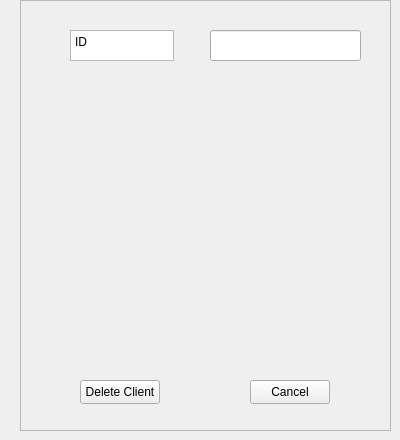
       <widget class="QWidget" name="DeleteClientPage">
        <widget class="QFrame" name="DeleteClient">
         <property name="geometry">
          <rect>
           <x>20</x>
           <y>0</y>
           <width>371</width>
           <height>431</height>
          </rect>
         </property>
         <property name="frameShape">
          <enum>QFrame::StyledPanel</enum>
         </property>
         <property name="frameShadow">
          <enum>QFrame::Raised</enum>
         </property>
         <widget class="QLineEdit" name="ClientDeleteID">
          <property name="geometry">
           <rect>
            <x>190</x>
            <y>30</y>
            <width>151</width>
            <height>31</height>
           </rect>
          </property>
         </widget>
         <widget class="QPushButton" name="ClientDeleteButton">
          <property name="geometry">
           <rect>
            <x>60</x>
            <y>380</y>
            <width>80</width>
            <height>24</height>
           </rect>
          </property>
          <property name="text">
           <string>Delete Client</string>
          </property>
         </widget>
         <widget class="QPushButton" name="ClientDeleteCancel">
          <property name="geometry">
           <rect>
            <x>230</x>
            <y>380</y>
            <width>80</width>
            <height>24</height>
           </rect>
          </property>
          <property name="text">
           <string>Cancel</string>
          </property>
         </widget>
         <widget class="QPlainTextEdit" name="ClientDeleteIDLine">
          <property name="geometry">
           <rect>
            <x>50</x>
            <y>30</y>
            <width>104</width>
            <height>31</height>
           </rect>
          </property>
          <property name="plainText">
           <string>ID</string>
          </property>
          <property name="textInteractionFlags">
           <set>Qt::NoTextInteraction</set>
          </property>
         </widget>
        </widget>
       </widget>
